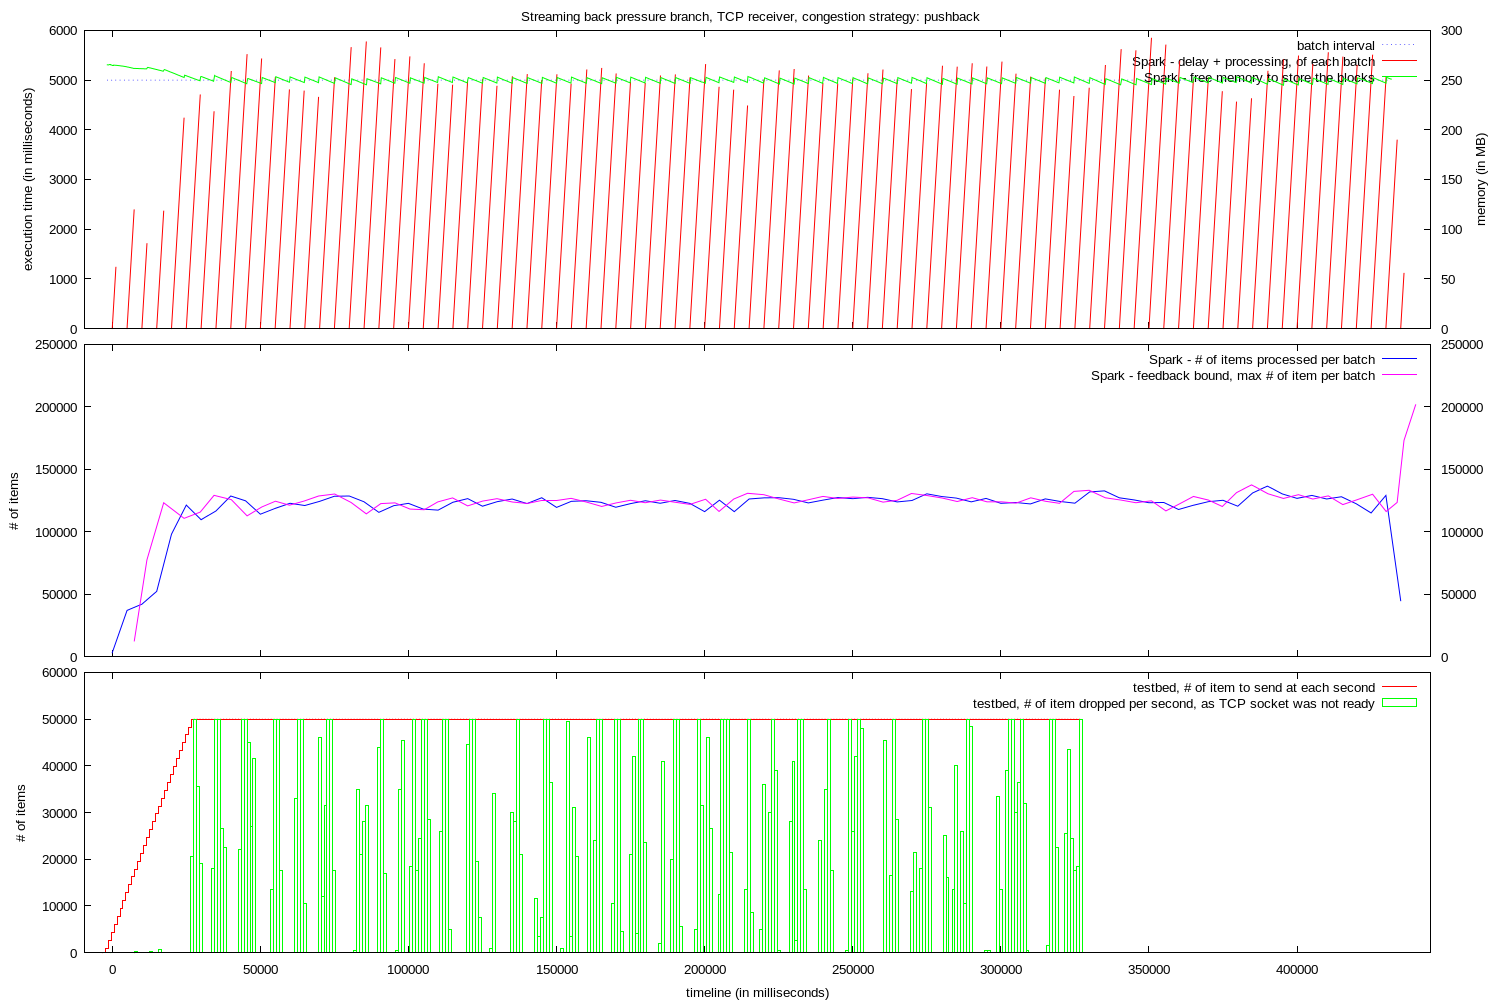

Here is the gnuplot script that generated this plot:

set y2range [0:]
set y2tics
set yrange [0:]
set lmargin 12
set rmargin 10

set style arrow 1 nohead ls 1
set ytics nomirror

set terminal pngcairo dashed enhanced font "arial,10" fontscale 1.0 size 1500,1000
set output "graph.png"

set multiplot layout 3, 1 title "Streaming back pressure branch, TCP receiver, congestion strategy: pushback"

set xrange [ -9373 : 445040 ]
set xtics format " "
set bmargin 1
set ylabel "execution time (in milliseconds)"
set y2label "memory (in MB)"

plot "memory.log" using 1:(5000) with line lt 0 lc 3 title "batch interval", \
  "execution.log" using 2:(0):($1-$2):($1-$2) with vector title "Spark - delay + processing, of each batch" arrowstyle 1, \
  "memory.log" using 1:($2/1024) axes x1y2 with lines title "Spark - free memory to store the blocks" lt 1 lc 2
 


set tmargin 0
set ylabel "# of items"
set y2label "drop ratio"

plot "execution.log" using 2:4 with line title "Spark - # of items processed per batch" lt 1 lc 3, \
  "feedback.log" using 1:($2 * 25) with lines title "Spark - feedback bound, max # of item per batch" lt 1 lc 4


set xlabel "timeline (in milliseconds)"


set xtics format "%g"
set bmargin 3
set ylabel "# of items"
unset y2label
unset y2tics


set yrange [ 0 : 60000 ]
set y2range [ 0 : 60000 ]

set boxwidth 1000

plot "tick.log" using 1:2 with steps title "testbed, # of item to send at each second" lt 1 lc 1, \
  "droppedValuesPerSecond.log" using 1:2 with boxes title "testbed, # of item dropped per second, as TCP socket was not ready" lt 1 lc 2


unset multiplot
